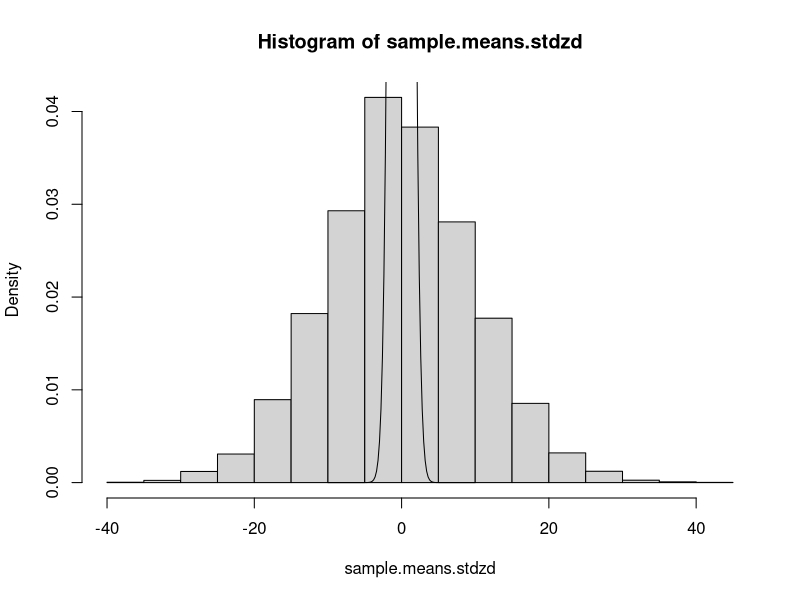

The R source for this figure:

sample.size <- 100
num.sims <- 1e4
sample.means <- vector("numeric", num.sims)
binom.params <- list(size=50, prob=0.2)
for (i in 1:num.sims){
  rand.samp <- rbinom(sample.size, binom.params$size, binom.params$prob)
  sample.means[i] <- mean(rand.samp)
}

n <- binom.params$size
p <- binom.params$prob

pop.mu <- n*p
pop.var <- n*p*(1-p)
sample.means.stdzd <- (sample.means - pop.mu)/(sqrt(pop.var/num.sims))
hist(sample.means.stdzd, probability = T)
curve(dnorm, -10, 10, add=T)
